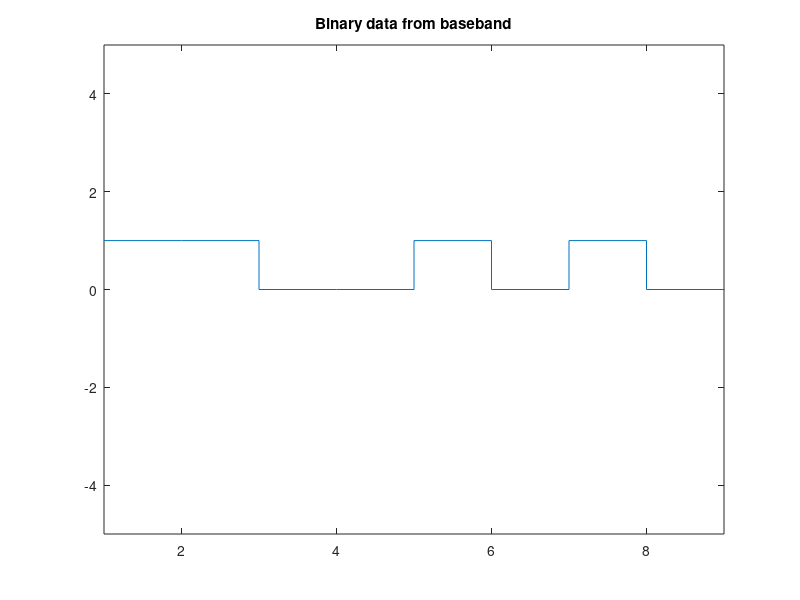
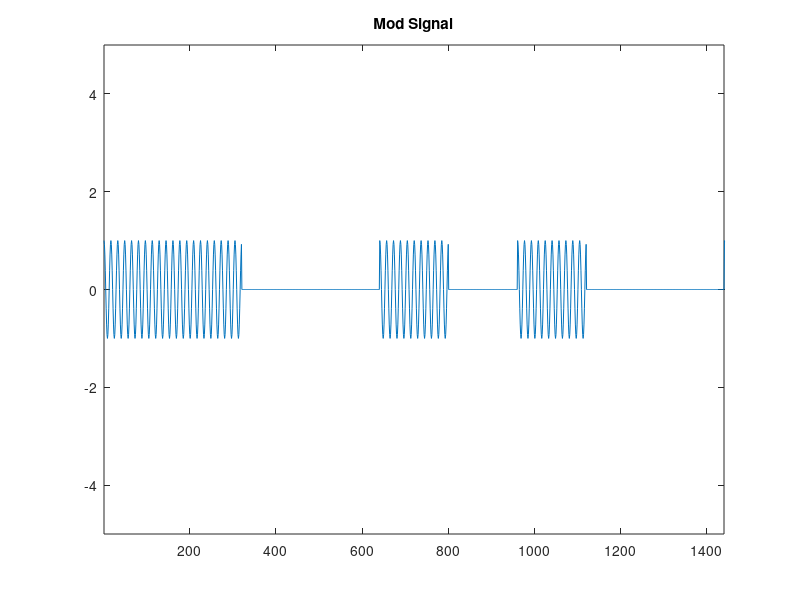

Reproduce these figures in MATLAB, in order. (Note: this script raises an error after producing the figures.)
%% Phase 2: Modulation for communication
clc; close all; clear workspace;

%Length of baseband data
N_bits = 1024;

%Let the carrier frequency be 10 KHz
Fc = 10000;

%carrier signal is 16 times oversampled
Fs = Fc * 16;

%consider the baseband data rate as 1 kbps
baseband_dataRate = 1000;
SamplePerBit = Fs / baseband_dataRate; % sampling period OR for each bit, sample 160 times.


%Modulate the data samples with carrier signal (cos(2pft))
t = 0: 1/Fs : N_bits/baseband_dataRate;
carrier_sig = cos(2*pi*Fc*t);
% figure; plot(carrier_sig); ylim([-1.25 1.25]); xlim([0 160]); title("Carrier Sig");

%Assume a 6th order LPF with cut-off frequency 0.2 in the function
[b_low, a_low] = butter(6, 0.2);

signalLen = Fs* N_bits /baseband_dataRate + 1;
SNR = 5;

rng(0);
Data = randi([0 1], 1 , N_bits);
figure; stairs(Data); ylim([-5 5]); xlim([1 9]); title("Binary data from baseband");

%% Bandpass Modulation

Spower2Npower = (10.^(SNR/10));

DataStream = zeros(1, signalLen);
for i = 1: signalLen - 1
    DataStream(i) = Data(ceil(i*baseband_dataRate/Fs));
end
DataStream(signalLen) = DataStream(signalLen - 1);
% figure; stairs(DataStream); ylim([-5 5]); xlim([1 1440]); title("Extended to Fs");

% Modulated
OOK_Signal = carrier_sig .* DataStream;
figure; 
% stairs(DataStream); hold on; 
plot(OOK_Signal); ylim([-5 5]); xlim([1 1440]); title("Mod Signal");
% legend("Data", "Mod Signal");

%% Simulating channel and channel noise

OOK_SignalPower = bandpower(OOK_Signal);
OOK_NoisePower_variance = OOK_SignalPower ./ Spower2Npower;
rng(0);
OOK_Noise = sqrt(OOK_NoisePower_variance/2) .*randn(1,signalLen);
% figure; plot(OOK_Noise); ylim([-5 5]); xlim([1 1440]); title("Noise");

OOK_Signal_Received = OOK_Signal + OOK_Noise;
figure; 
% plot(OOK_Signal); hold on; 
plot(OOK_Signal_Received); ylim([-5 5]); xlim([1 1440]); title("Signal + Noise");
% legend("With noise", "Without noise");

%% Analyse Signal Received using PSD

Nfft = 1024;
[Pxx,f] = pwelch(OOK_Signal_Received,gausswin(Nfft),Nfft/2,Nfft,Fs);

figure; plot(f, Pxx);
grid on;
title("PSD OOK Signal Received");
xlabel("Frequency (Hz)"); xlim([-20000 20000]);
ylabel("Power/Frequency (dB/Hz)");

%% At the receiver

OOK_Squared = OOK_Signal_Received.^2; %square law device (detection)
figure; plot(OOK_Squared); ylim([-0.25 3.5]); xlim([1 1440]); title("Squared");

% filtering of the demodulated signal
OOK_Filtered = filtfilt(b_low, a_low, OOK_Squared);
figure; plot(OOK_Filtered); ylim([-0.25 3.5]); xlim([1 1440]); title("Filtered");

%% Analyse Signal Received using PSD

Nfft = 1024;
[Pxx,f] = pwelch(OOK_Filtered,gausswin(Nfft),Nfft/2,Nfft,Fs);

figure; plot(f, Pxx);
grid on;
title("PSD OOK Filtered");
xlabel("Frequency (Hz)"); xlim([-20000 20000]);
ylabel("Power/Frequency (dB/Hz)");

%% Reciever cont.


OOK_Sampled = sample(OOK_Filtered, SamplePerBit, N_bits);
OOK_Sampled2 = sample_two(OOK_Filtered, SamplePerBit, N_bits);
% figure; stairs(OOK_Sampled, "-o"); ylim([-0.25 2]); xlim([1 9]); title("Sampled");
figure; stairs(OOK_Sampled, "-o"); hold on; stairs(OOK_Sampled2, "-o");ylim([-0.25 2]); xlim([1 9]); title("Sampled");
legend("Mean", "Median");

% Use the decision threshold logic for decoding of received signals
OOK_Result = zeros(1, N_bits);
for x = 1:N_bits
    if (OOK_Sampled2(x) > (0.5*A))
        OOK_Result(x) = 1;
    else
        OOK_Result(x) = 0;
    end
end

figure; 
stairs(OOK_Sampled2, "-o"); hold on;
yline((0.25*A)); hold on;
stairs(OOK_Result); ylim([-0.25 1.25]); xlim([1 9]); title("Binary output");

figure;
stairs(Data); hold on;
stairs(OOK_Result); ylim([-5 5]); xlim([1 9]); title("Binary output");
legend("input", "Output");

function sampled = sample(x,sampling_period,num_bit)
    sampled = zeros(1, num_bit);
    Start = 1;
    End = (Start + sampling_period)-1;
    for n = 1: num_bit
        fprintf('Start: %d\n', Start);
        fprintf('End: %d\n', End);
        sampled(n) = mean(x(Start:End));
        Start = End + 1;
        End = (Start + sampling_period)-1;
    end
end

function sampled = sample_two(x,sampling_period,num_bit)
    sampled = zeros(1, num_bit);
    for n = 1: num_bit
        sampled(n) = x((2 * n - 1) * sampling_period / 2);
    end
end
